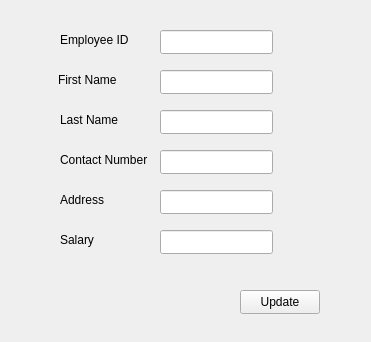
<?xml version="1.0" encoding="UTF-8"?>
<ui version="4.0">
 <class>Form</class>
 <widget class="QWidget" name="Form">
  <property name="geometry">
   <rect>
    <x>0</x>
    <y>0</y>
    <width>371</width>
    <height>342</height>
   </rect>
  </property>
  <property name="windowTitle">
   <string>Form</string>
  </property>
  <widget class="QLabel" name="label_2">
   <property name="geometry">
    <rect>
     <x>60</x>
     <y>150</y>
     <width>91</width>
     <height>20</height>
    </rect>
   </property>
   <property name="text">
    <string>Contact Number</string>
   </property>
  </widget>
  <widget class="QLineEdit" name="lineEdit_5">
   <property name="geometry">
    <rect>
     <x>160</x>
     <y>230</y>
     <width>113</width>
     <height>24</height>
    </rect>
   </property>
   <property name="text">
    <string/>
   </property>
  </widget>
  <widget class="QLabel" name="label">
   <property name="geometry">
    <rect>
     <x>58</x>
     <y>70</y>
     <width>71</width>
     <height>20</height>
    </rect>
   </property>
   <property name="text">
    <string>First Name</string>
   </property>
  </widget>
  <widget class="QLineEdit" name="lineEdit_2">
   <property name="geometry">
    <rect>
     <x>160</x>
     <y>150</y>
     <width>113</width>
     <height>24</height>
    </rect>
   </property>
  </widget>
  <widget class="QLabel" name="label_3">
   <property name="geometry">
    <rect>
     <x>60</x>
     <y>110</y>
     <width>71</width>
     <height>20</height>
    </rect>
   </property>
   <property name="text">
    <string>Last Name</string>
   </property>
  </widget>
  <widget class="QLineEdit" name="lineEdit">
   <property name="geometry">
    <rect>
     <x>160</x>
     <y>70</y>
     <width>113</width>
     <height>24</height>
    </rect>
   </property>
  </widget>
  <widget class="QLineEdit" name="lineEdit_4">
   <property name="geometry">
    <rect>
     <x>160</x>
     <y>190</y>
     <width>113</width>
     <height>24</height>
    </rect>
   </property>
  </widget>
  <widget class="QLineEdit" name="lineEdit_3">
   <property name="geometry">
    <rect>
     <x>160</x>
     <y>110</y>
     <width>113</width>
     <height>24</height>
    </rect>
   </property>
  </widget>
  <widget class="QLabel" name="label_4">
   <property name="geometry">
    <rect>
     <x>60</x>
     <y>190</y>
     <width>71</width>
     <height>20</height>
    </rect>
   </property>
   <property name="text">
    <string>Address</string>
   </property>
  </widget>
  <widget class="QLabel" name="label_5">
   <property name="geometry">
    <rect>
     <x>60</x>
     <y>230</y>
     <width>71</width>
     <height>20</height>
    </rect>
   </property>
   <property name="text">
    <string>Salary</string>
   </property>
  </widget>
  <widget class="QPushButton" name="pushButton">
   <property name="geometry">
    <rect>
     <x>240</x>
     <y>290</y>
     <width>80</width>
     <height>24</height>
    </rect>
   </property>
   <property name="text">
    <string>Update</string>
   </property>
  </widget>
  <widget class="QLineEdit" name="lineEdit_6">
   <property name="geometry">
    <rect>
     <x>160</x>
     <y>30</y>
     <width>113</width>
     <height>24</height>
    </rect>
   </property>
  </widget>
  <widget class="QLabel" name="label_7">
   <property name="geometry">
    <rect>
     <x>60</x>
     <y>30</y>
     <width>71</width>
     <height>20</height>
    </rect>
   </property>
   <property name="text">
    <string>Employee ID</string>
   </property>
  </widget>
 </widget>
 <resources/>
 <connections/>
</ui>
